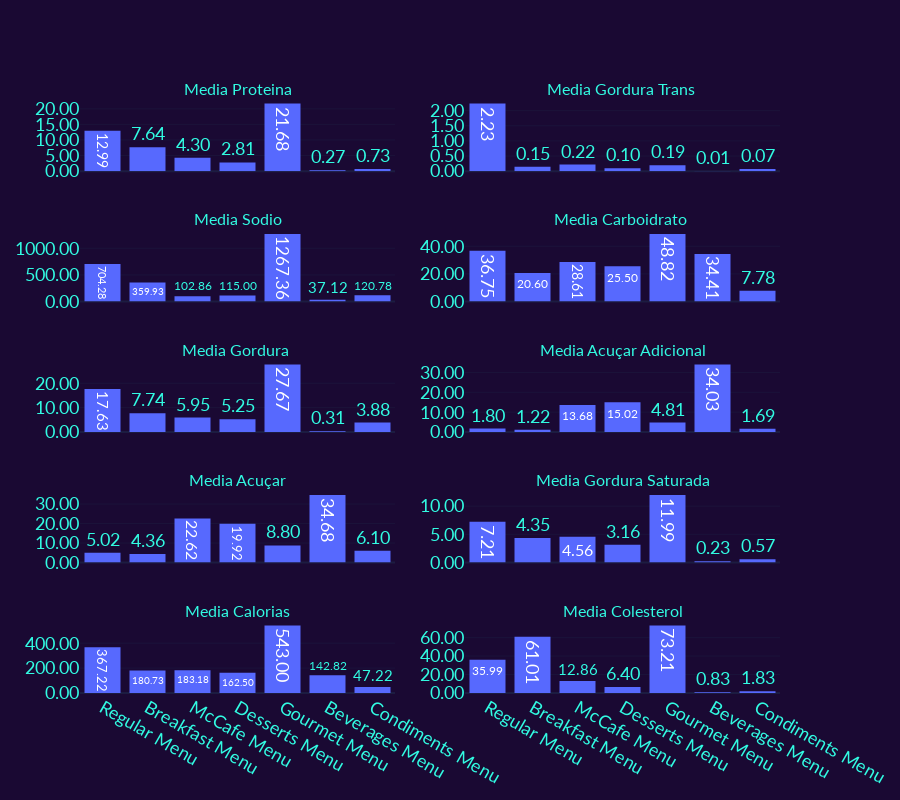

Notebook code for this chart:
### Code cell
grafico04('Energy (kCal)','Protein (g)','Sodium (mg)', 'Total fat (g)','Total Sugars (g)',
          'Cholesterols (mg)','Trans fat (g)','Total carbohydrate (g)','Added Sugars (g)','Sat Fat (g)',
            'Media Proteina','Media Gordura Trans ','Media Sodio','Media Carboidrato ','Media Gordura ',
            'Media Acuçar Adicional','Media Acuçar','Media Gordura Saturada','Media Calorias','Media Colesterol',)

### Figure 1 — Plotly figure (JSON) as saved in the notebook; plotly's stock layout.template omitted (floating-point values rounded to 4 significant figures; data arrays with more than 128 entries replaced by an {"elided": "..."} marker saying what was removed)
{"data": [{"alignmentgroup": "True", "bingroup": "x", "histfunc": "avg", "hovertemplate": "Menu Category=%{x}<br>avg of Energy (kCal)=%{y}<extra></extra>", "legendgroup": "", "marker": {"color": "#5769fe", "pattern": {"shape": ""}}, "name": "", "offsetgroup": "", "orientation": "v", "showlegend": false, "texttemplate": "%{value}", "type": "histogram", "x": {"elided": "141 str values"}, "xaxis": "x9", "y": {"elided": "141 int values"}, "yaxis": "y9"}, {"alignmentgroup": "True", "bingroup": "x", "histfunc": "avg", "hovertemplate": "Menu Category=%{x}<br>avg of Protein (g)=%{y}<extra></extra>", "legendgroup": "", "marker": {"color": "#5769fe", "pattern": {"shape": ""}}, "name": "", "offsetgroup": "", "orientation": "v", "showlegend": false, "texttemplate": "%{value}", "type": "histogram", "x": {"elided": "141 str values"}, "xaxis": "x", "y": {"elided": "141 float values"}, "yaxis": "y"}, {"alignmentgroup": "True", "bingroup": "x", "histfunc": "avg", "hovertemplate": "Menu Category=%{x}<br>avg of Sodium (mg)=%{y}<extra></extra>", "legendgroup": "", "marker": {"color": "#5769fe", "pattern": {"shape": ""}}, "name": "", "offsetgroup": "", "orientation": "v", "showlegend": false, "texttemplate": "%{value}", "type": "histogram", "x": {"elided": "141 str values"}, "xaxis": "x3", "y": {"elided": "141 int values"}, "yaxis": "y3"}, {"alignmentgroup": "True", "bingroup": "x", "histfunc": "avg", "hovertemplate": "Menu Category=%{x}<br>avg of Total fat (g)=%{y}<extra></extra>", "legendgroup": "", "marker": {"color": "#5769fe", "pattern": {"shape": ""}}, "name": "", "offsetgroup": "", "orientation": "v", "showlegend": false, "texttemplate": "%{value}", "type": "histogram", "x": {"elided": "141 str values"}, "xaxis": "x5", "y": {"elided": "141 float values"}, "yaxis": "y5"}, {"alignmentgroup": "True", "bingroup": "x", "histfunc": "avg", "hovertemplate": "Menu Category=%{x}<br>avg of Total Sugars (g)=%{y}<extra></extra>", "legendgroup": "", "marker": {"color": "#5769fe", "pattern": {"shape": ""}}, "name": "", "offsetgroup": "", "orientation": "v", "showlegend": false, "texttemplate": "%{value}", "type": "histogram", "x": {"elided": "141 str values"}, "xaxis": "x7", "y": {"elided": "141 float values"}, "yaxis": "y7"}, {"alignmentgroup": "True", "bingroup": "x", "histfunc": "avg", "hovertemplate": "Menu Category=%{x}<br>avg of Cholesterols (mg)=%{y}<extra></extra>", "legendgroup": "", "marker": {"color": "#5769fe", "pattern": {"shape": ""}}, "name": "", "offsetgroup": "", "orientation": "v", "showlegend": false, "texttemplate": "%{value}", "type": "histogram", "x": {"elided": "141 str values"}, "xaxis": "x10", "y": {"elided": "141 float values"}, "yaxis": "y10"}, {"alignmentgroup": "True", "bingroup": "x", "histfunc": "avg", "hovertemplate": "Menu Category=%{x}<br>avg of Trans fat (g)=%{y}<extra></extra>", "legendgroup": "", "marker": {"color": "#5769fe", "pattern": {"shape": ""}}, "name": "", "offsetgroup": "", "orientation": "v", "showlegend": false, "texttemplate": "%{value}", "type": "histogram", "x": {"elided": "141 str values"}, "xaxis": "x2", "y": {"elided": "141 float values"}, "yaxis": "y2"}, {"alignmentgroup": "True", "bingroup": "x", "histfunc": "avg", "hovertemplate": "Menu Category=%{x}<br>avg of Total carbohydrate (g)=%{y}<extra></extra>", "legendgroup": "", "marker": {"color": "#5769fe", "pattern": {"shape": ""}}, "name": "", "offsetgroup": "", "orientation": "v", "showlegend": false, "texttemplate": "%{value}", "type": "histogram", "x": {"elided": "141 str values"}, "xaxis": "x4", "y": {"elided": "141 int values"}, "yaxis": "y4"}, {"alignmentgroup": "True", "bingroup": "x", "histfunc": "avg", "hovertemplate": "Menu Category=%{x}<br>avg of Added Sugars (g)=%{y}<extra></extra>", "legendgroup": "", "marker": {"color": "#5769fe", "pattern": {"shape": ""}}, "name": "", "offsetgroup": "", "orientation": "v", "showlegend": false, "texttemplate": "%{value}", "type": "histogram", "x": {"elided": "141 str values"}, "xaxis": "x6", "y": {"elided": "141 float values"}, "yaxis": "y6"}, {"alignmentgroup": "True", "bingroup": "x", "histfunc": "avg", "hovertemplate": "Menu Category=%{x}<br>avg of Sat Fat (g)=%{y}<extra></extra>", "legendgroup": "", "marker": {"color": "#5769fe", "pattern": {"shape": ""}}, "name": "", "offsetgroup": "", "orientation": "v", "showlegend": false, "texttemplate": "%{value}", "type": "histogram", "x": {"elided": "141 str values"}, "xaxis": "x8", "y": {"elided": "141 float values"}, "yaxis": "y8"}], "layout": {"annotations": [{"font": {"size": 16}, "showarrow": false, "text": "Media Proteina", "x": 0.225, "xanchor": "center", "xref": "paper", "y": 1, "yanchor": "bottom", "yref": "paper"}, {"font": {"size": 16}, "showarrow": false, "text": "Media Gordura Trans ", "x": 0.775, "xanchor": "center", "xref": "paper", "y": 1, "yanchor": "bottom", "yref": "paper"}, {"font": {"size": 16}, "showarrow": false, "text": "Media Sodio", "x": 0.225, "xanchor": "center", "xref": "paper", "y": 0.78, "yanchor": "bottom", "yref": "paper"}, {"font": {"size": 16}, "showarrow": false, "text": "Media Carboidrato ", "x": 0.775, "xanchor": "center", "xref": "paper", "y": 0.78, "yanchor": "bottom", "yref": "paper"}, {"font": {"size": 16}, "showarrow": false, "text": "Media Gordura ", "x": 0.225, "xanchor": "center", "xref": "paper", "y": 0.56, "yanchor": "bottom", "yref": "paper"}, {"font": {"size": 16}, "showarrow": false, "text": "Media Acuçar Adicional", "x": 0.775, "xanchor": "center", "xref": "paper", "y": 0.56, "yanchor": "bottom", "yref": "paper"}, {"font": {"size": 16}, "showarrow": false, "text": "Media Acuçar", "x": 0.225, "xanchor": "center", "xref": "paper", "y": 0.34, "yanchor": "bottom", "yref": "paper"}, {"font": {"size": 16}, "showarrow": false, "text": "Media Gordura Saturada", "x": 0.775, "xanchor": "center", "xref": "paper", "y": 0.34, "yanchor": "bottom", "yref": "paper"}, {"font": {"size": 16}, "showarrow": false, "text": "Media Calorias", "x": 0.225, "xanchor": "center", "xref": "paper", "y": 0.12, "yanchor": "bottom", "yref": "paper"}, {"font": {"size": 16}, "showarrow": false, "text": "Media Colesterol", "x": 0.775, "xanchor": "center", "xref": "paper", "y": 0.12, "yanchor": "bottom", "yref": "paper"}], "font": {"size": 18}, "height": 800, "xaxis": {"anchor": "y", "domain": [0, 0.45]}, "xaxis10": {"anchor": "y10", "domain": [0.55, 1], "matches": "x9"}, "xaxis2": {"anchor": "y2", "domain": [0.55, 1], "matches": "x"}, "xaxis3": {"anchor": "y3", "domain": [0, 0.45]}, "xaxis4": {"anchor": "y4", "domain": [0.55, 1], "matches": "x3"}, "xaxis5": {"anchor": "y5", "domain": [0, 0.45]}, "xaxis6": {"anchor": "y6", "domain": [0.55, 1], "matches": "x5"}, "xaxis7": {"anchor": "y7", "domain": [0, 0.45]}, "xaxis8": {"anchor": "y8", "domain": [0.55, 1], "matches": "x7"}, "xaxis9": {"anchor": "y9", "domain": [0, 0.45]}, "yaxis": {"anchor": "x", "domain": [0.88, 1], "tickformat": ".2f"}, "yaxis10": {"anchor": "x10", "domain": [0, 0.12], "tickformat": ".2f"}, "yaxis2": {"anchor": "x2", "domain": [0.88, 1], "tickformat": ".2f"}, "yaxis3": {"anchor": "x3", "domain": [0.66, 0.78], "tickformat": ".2f"}, "yaxis4": {"anchor": "x4", "domain": [0.66, 0.78], "tickformat": ".2f"}, "yaxis5": {"anchor": "x5", "domain": [0.44, 0.56], "tickformat": ".2f"}, "yaxis6": {"anchor": "x6", "domain": [0.44, 0.56], "tickformat": ".2f"}, "yaxis7": {"anchor": "x7", "domain": [0.22, 0.34], "tickformat": ".2f"}, "yaxis8": {"anchor": "x8", "domain": [0.22, 0.34], "tickformat": ".2f"}, "yaxis9": {"anchor": "x9", "domain": [0, 0.12], "tickformat": ".2f"}}}
